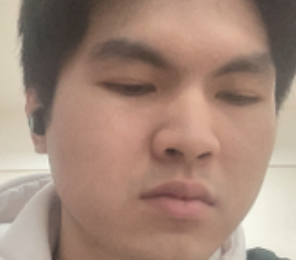
#> input picture object.png, 296 x 260 px, found by its file name
$ jupyter execute --allow-errors Object_Detection_with_Homography.ipynb   (text cells are left out)
#> lines starting #> are read from the running program, lines starting #| are printed output that depends on the picture; pictures that were not available may be replaced by others from this repository, and a replacement may not be noted
[cell 1]
import cv2
import numpy as np
import matplotlib.pyplot as plt

object_img = cv2.imread('/content/object.png')
#> object_img is the input picture: shape (260, 296, 3); mean B, G, R 122, 136.6, 164.1
detected_img = cv2.imread('/content/gốc.png')
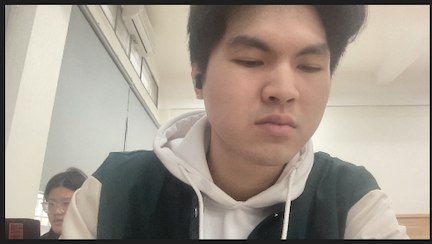
#> input picture Image for test/gốc.png, 432 x 244 px, given in place of gốc.png, which was not available
#> detected_img is the input picture: shape (244, 432, 3); mean B, G, R 139.7, 151.2, 161
# Biến ảnh thành gray scale
ref_gray = cv2.cvtColor(object_img, cv2.COLOR_BGR2GRAY)
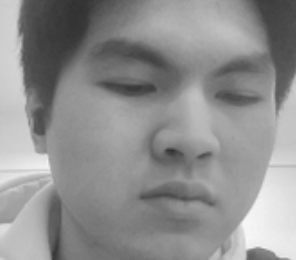
#> ref_gray: shape (260, 296); min 47, max 250, mean 143.2
detected_gray = cv2.cvtColor(detected_img, cv2.COLOR_BGR2GRAY)
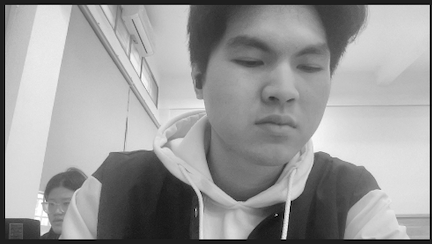
#> detected_gray: shape (244, 432); min 0, max 255, mean 152.8

# Tìm keypoints và  descriptors
sift = cv2.xfeatures2d.SIFT_create()
ref_kp, ref_des = sift.detectAndCompute(ref_gray, None)
#> ref_kp = 52 keypoints; strongest (x, y, size): (40, 122, 16.2), (253, 231, 21), (40, 164, 15.9), (281, 93, 9.3)
detected_kp, detected_des = sift.detectAndCompute(detected_gray, None)
#> detected_kp = 182 keypoints; strongest (x, y, size): (201, 237, 3.3), (202, 236, 4.7), (45, 225, 8.7), (42, 233, 3.1)

# Tiến hành match các descriptors
bf = cv2.BFMatcher()
matches = bf.knnMatch(ref_des, detected_des, k=2)
#> matches = 52 matches
# Trả ra khoảng cách,và queryIdx và trainIdx, cung cấp các chỉ số của  trong hình ảnh tham chiếu và hình ảnh được phát hiện tương ứng.

# Apply ratio test to filter good matches
good_matches = []
for m, n in matches:
    if m.distance < 0.9 * n.distance:
        good_matches.append(m)
#> this loop made 52 passes
#> after the loop, good_matches = 37 matches

# ref_kp[m.queryIdx].pt được sử dụng để trích xuất tọa độ của điểm chính trong hình ảnh được phát hiện tương ứng với kết quả trùng khớp.
ref_pts = np.float32([ref_kp[m.queryIdx].pt for m in good_matches]).reshape(-1,1,2)
#> ref_pts = 37 rows, first 8: [8.99, 219.8], [23.36, 126], [35.44, 141.4], [39.9, 164.5], [39.99, 122.2], [41, 148.3], [50.43, 160], [54.4, 209.2]
# detect_kp[m.trainIdx].pt được sử dụng để trích xuất tọa độ của điểm chính trong hình ảnh được phát hiện tương ứng với kết quả trùng khớp.
detected_pts = np.float32([detected_kp[m.trainIdx].pt for m in good_matches]).reshape(-1,1,2)
#> detected_pts = 37 rows, first 8: [182.6, 136.4], [190.1, 83.66], [196.7, 92.45], [199.6, 105.2], [199.3, 81.65], [199.8, 96.67], [197.5, 232.5], [207.3, 130]

# findHomography giúp tìm ra phép biến đổi giữa 2 ảnh
M, mask = cv2.findHomography(ref_pts, detected_pts, cv2.RANSAC,5)
#> M = [[0.529, -0.0117, 178.2], [-0.0108, 0.544, 15.41], [-6.82e-05, -3.91e-05, 1]]; mask = 37 values, max 1 at index 0, min 0 at index 6, mean 0.892
# Lấy các điểm 4 góc
h, w = object_img.shape[0],object_img.shape[1]
#> h = 260; w = 296
pts = np.float32([[0, 0], [0, h-1], [w-1, h-1], [w-1, 0]]).reshape(-1, 1, 2)
#> pts = [[0, 0], [0, 259], [295, 259], [295, 0]]

# Thực hiện Biến đổi phối cảnh
dst = cv2.perspectiveTransform(pts, M)
#> dst = [[178.2, 15.41], [177, 158], [341.7, 158], [341.3, 12.47]]

# Vẽ bounding box
homography = cv2.polylines(detected_img, [np.int32(dst)], True, (255, 0, 0), 3)
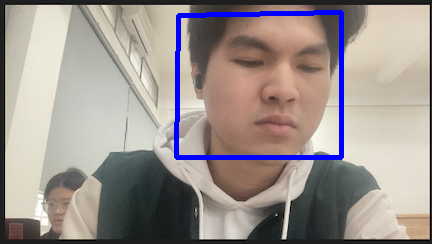
#> homography: shape (244, 432, 3); mean B, G, R 143.1, 146.8, 156.2
print(np.int32(dst))
#| [[[178  15]]
#|  [[176 157]]
#|  [[341 157]]
#|  [[341  12]]]
# showing ảnh
plt.axis("off")
plt.imshow(homography)
